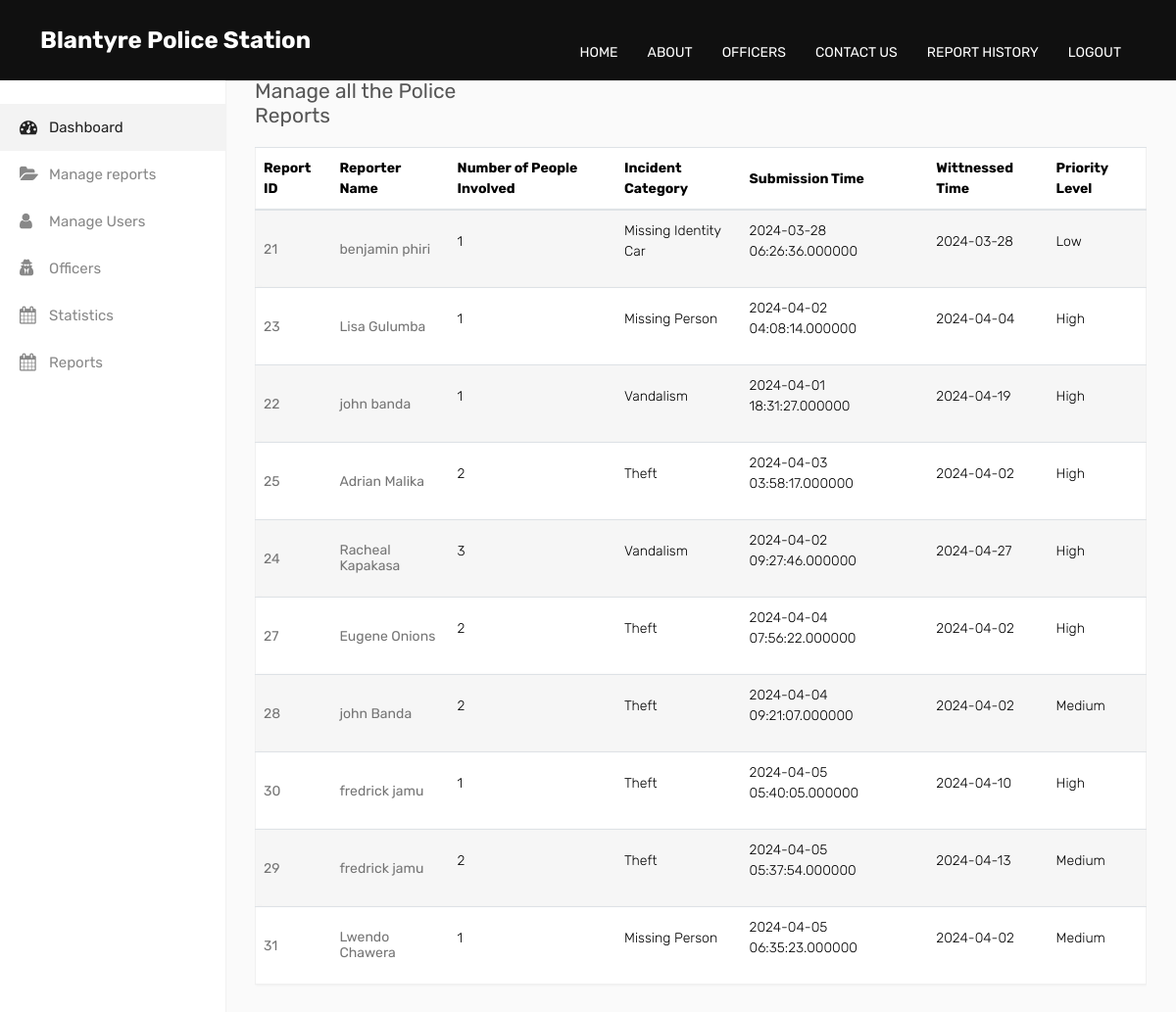
Screenshot of /System_Reports.php (signed in) with the database file from the repository.
### tables this page shows
CREATE TABLE IF NOT EXISTS `crimereports` (
  `ID` int NOT NULL AUTO_INCREMENT,
  `UserID` int NOT NULL,
  `First_Name` varchar(70) NOT NULL,
  `Last_Name` varchar(70) NOT NULL,
  `Incident_Category` varchar(20) NOT NULL,
  `SubmittedDate` timestamp(6) NOT NULL,
  `WitnessedDate` date NOT NULL,
  `Description` varchar(100) NOT NULL,
  `People_Involved` int NOT NULL,
  `If_Affected` int NOT NULL,
  `Multimedia` varchar(255) NOT NULL,
  `Location` varchar(200) NOT NULL,
  PRIMARY KEY (`ID`)
);

CREATE TABLE IF NOT EXISTS `assignments` (
  `AssignmentID` int NOT NULL AUTO_INCREMENT,
  `ReportID` int DEFAULT NULL,
  `OfficerID` int DEFAULT NULL,
  `PriorityLevel` varchar(255) DEFAULT NULL,
  `Status` varchar(255) DEFAULT NULL,
  `AssignedDate` date DEFAULT NULL,
  `CompletionDate` date DEFAULT NULL,
  `PaymentApproved` tinyint(1) DEFAULT '0',
  `Paid` tinyint(1) DEFAULT '0',
  `Notes` text,
  PRIMARY KEY (`AssignmentID`),
  KEY `ReportID` (`ReportID`),
  KEY `OfficerID` (`OfficerID`)
);

### System_Reports.php (the view, shortened to what this page needs)
<!DOCTYPE html>
<html lang="en">
<head>
    <link href="css/bootstrap.css" rel="stylesheet" />
    <link href="css/style.css" rel="stylesheet" />
    <link rel="stylesheet" type="text/css" href="css/bootstrap2.min.css">
    <link rel="stylesheet" type="text/css" href="css/style2.css">
</head>
<body>
    <header class="header_section">
        <?php
        require_once 'nvbr.php';
        ?>
    </header>
    <div class="main-wrapper">
        <?php
        require_once 'side-bar.php';
        ?>
        <div class="page-wrapper">
            <div class="content">
                <div class="row">
                    <div class="col-sm-4 col-3">
                        <h4 class="page-title">Manage all the Police Reports</h4>
                    </div>
                  </div>
                <div class="row">
                    <div class="col-md-12">
                        <div class="table-responsive">
                            <table class="table table-striped custom-table">
                                <thead>
                                    <tr>
                                        <th>Report ID</th>
                                        <th>Reporter Name</th>
                                        <th>Number of People Involved</th>
                                        <th>Incident Category</th>
                                        <th>Submission Time</th>
                                        <th>Wittnessed Time</th>
                                        <th>Priority Level</th>
                                    </tr>
                                </thead>
                                <tbody>
                                    <?php
                                    require_once 'DatabaseConn.php';
                                    $query = "SELECT crimereports.*, assignments.PriorityLevel
                                              FROM crimereports
                                              INNER JOIN assignments ON crimereports.ID = assignments.ReportID";
                                    $stmt = $conn->prepare($query);
                                    $stmt->execute();
                                    $result = $stmt->get_result();
                                    if ($result->num_rows > 0) {
                                        $incident_reports = $result->fetch_all(MYSQLI_ASSOC);
                                        foreach ($incident_reports as $incident_report) {
                                            echo '<tr>';
                                            echo '<td>';
                                            echo '<h2><a href="profile.html">' . $incident_report['ID'] . '</a></h2>';
                                            echo '</td>';
                                            echo '<td>';
                                            echo '<h2><a href="profile.html">' . $incident_report['First_Name'] . ' ' . $incident_report['Last_Name'] . '</a></h2>';
                                            echo '</td>';
                                            echo '<td>';
                                            echo '<p>' . $incident_report['People_Involved'] . '</p>';
                                            echo '</td>';
                                            echo '<td>';
                                            echo '<p>' . $incident_report['Incident_Category'] . '</p>';
                                            echo '</td>';
                                            echo '<td>';
                                            echo '<p>' . $incident_report['SubmittedDate'] . '</p>';
                                            echo '</td>';
                                            echo '<td>';
                                            echo '<p>' . $incident_report['WitnessedDate'] . '</p>';
                                            echo '</td>';
                                            echo '<td>';
                                            echo '<p>' . $incident_report['PriorityLevel'] . '</p>';
                                            echo '</td>';
                                            echo '</tr>';
                                        }
                                    } else {
                                        echo '<p class="no_review">No Reviews available at the moment,<br>
                                        Be the first To leave a Review.</p>';
                                    }
                                    ?>
                                </tbody>
                            </table>
                        </div>
                    </div>
                </div>
            </div>
        </div>
    </div>
</body>
</html>

### css/style.css (style rules this page uses)
body { font-family: 'Rubik', sans-serif; color: #0c0c0c; background-color: #ffffff; }
.header_section { padding: 0; }
a, a:focus { text-decoration: none; }

### css/style2.css (style rules this page uses)
html { height: 100%; }
body { font-family: 'Rubik', sans-serif; font-size: 0.875rem; color: #666; background-color: #fafafa; overflow-x: hidden; height: 100%; }
h1, h2, h3, h4, h5, h6 { margin-top: 0; }
h2, .h2 { font-size: 1.875rem; }
h4, .h4 { font-size: 1.125rem; }
a { color: #009ce7; }
input, button, a { transition: all 0.4s ease; -moz-transition: all 0.4s ease; -o-transition: all 0.4s ease; -ms-transition: all 0.4s ease; -webkit-transition: all 0.4s ease; }
.table { color: #000; border: 1px solid #f0f0f0; }
.table > tbody > tr > td { font-weight: 300; }
.table-striped > tbody > tr:nth-of-type(2n + 1) { background-color: #f6f6f6; }
table.table td h2 { display: inline-block; font-size: inherit; font-weight: 400; margin: 0; padding: 0; vertical-align: middle; }
table.table td h2 a { color: #757575; }
.page-title { color: #565656; font-size: 21px; font-weight: normal; margin-bottom: 20px; }
.page-wrapper { left: 0; margin-left: 230px; padding-top: 50px; position: relative; -webkit-transition: all 0.4s ease; -moz-transition: all 0.4s ease; transition: all 0.4s ease; }
.page-wrapper > .content { padding: 30px; }
.custom-table tr { background-color: #fff; box-shadow: 0 0 3px #e5e5e5; }
.table.custom-table > tbody > tr > td, .table.custom-table > tbody > tr > th, .table.custom-table > tfoot > tr > td, .table.custom-table > tfoot > tr > th, .table.custom-table > thead > tr > td, .table.custom-table > thead > tr > th { padding: 10px 8px; vertical-align: middle; }

### rows the page displays
crimereports: ID "21", First_Name "benjamin", Last_Name "phiri", People_Involved "1", Incident_Category "Missing Identity Car", SubmittedDate "2024-03-28 06:26:36.000000", WitnessedDate "2024-03-28", assignments.PriorityLevel "Low"
crimereports: ID "23", First_Name "Lisa", Last_Name "Gulumba", People_Involved "1", Incident_Category "Missing Person", SubmittedDate "2024-04-02 04:08:14.000000", WitnessedDate "2024-04-04", assignments.PriorityLevel "High"
crimereports: ID "22", First_Name "john", Last_Name "banda", People_Involved "1", Incident_Category "Vandalism", SubmittedDate "2024-04-01 18:31:27.000000", WitnessedDate "2024-04-19", assignments.PriorityLevel "High"
crimereports: ID "25", First_Name "Adrian", Last_Name "Malika", People_Involved "2", Incident_Category "Theft", SubmittedDate "2024-04-03 03:58:17.000000", WitnessedDate "2024-04-02", assignments.PriorityLevel "High"
crimereports: ID "24", First_Name "Racheal", Last_Name "Kapakasa", People_Involved "3", Incident_Category "Vandalism", SubmittedDate "2024-04-02 09:27:46.000000", WitnessedDate "2024-04-27", assignments.PriorityLevel "High"
crimereports: ID "27", First_Name "Eugene", Last_Name "Onions", People_Involved "2", Incident_Category "Theft", SubmittedDate "2024-04-04 07:56:22.000000", WitnessedDate "2024-04-02", assignments.PriorityLevel "High"
crimereports: ID "28", First_Name "john", Last_Name "Banda", People_Involved "2", Incident_Category "Theft", SubmittedDate "2024-04-04 09:21:07.000000", WitnessedDate "2024-04-02", assignments.PriorityLevel "Medium"
crimereports: ID "30", First_Name "fredrick", Last_Name "jamu", People_Involved "1", Incident_Category "Theft", SubmittedDate "2024-04-05 05:40:05.000000", WitnessedDate "2024-04-10", assignments.PriorityLevel "High"
crimereports: ID "29", First_Name "fredrick", Last_Name "jamu", People_Involved "2", Incident_Category "Theft", SubmittedDate "2024-04-05 05:37:54.000000", WitnessedDate "2024-04-13", assignments.PriorityLevel "Medium"
crimereports: ID "31", First_Name "Lwendo", Last_Name "Chawera", People_Involved "1", Incident_Category "Missing Person", SubmittedDate "2024-04-05 06:35:23.000000", WitnessedDate "2024-04-02", assignments.PriorityLevel "Medium"
